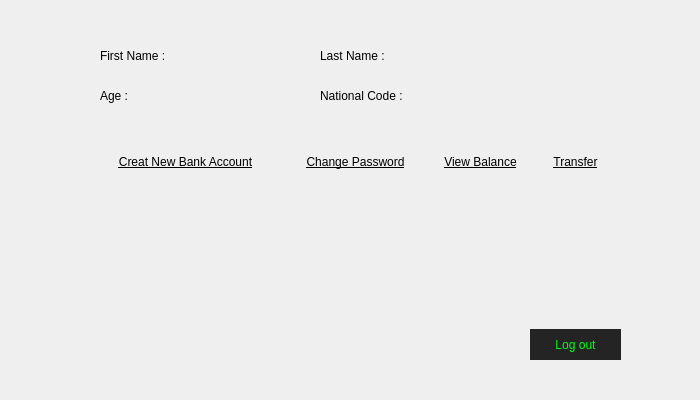
<?xml version="1.0" encoding="UTF-8"?>
<ui version="4.0">
 <class>MainPanel</class>
 <widget class="QWidget" name="MainPanel">
  <property name="geometry">
   <rect>
    <x>0</x>
    <y>0</y>
    <width>700</width>
    <height>400</height>
   </rect>
  </property>
  <property name="windowTitle">
   <string>Form</string>
  </property>
  <property name="styleSheet">
   <string notr="true">QPushButton {
    background-color: transparent;
    border: none;
}</string>
  </property>
  <widget class="QLabel" name="background">
   <property name="geometry">
    <rect>
     <x>0</x>
     <y>0</y>
     <width>700</width>
     <height>400</height>
    </rect>
   </property>
   <property name="styleSheet">
    <string notr="true"/>
   </property>
   <property name="text">
    <string/>
   </property>
   <property name="pixmap">
    <pixmap resource="Panel.qrc">:/images/panel.png</pixmap>
   </property>
  </widget>
  <widget class="QPushButton" name="createNewBankAccountPB">
   <property name="geometry">
    <rect>
     <x>90</x>
     <y>147</y>
     <width>191</width>
     <height>29</height>
    </rect>
   </property>
   <property name="styleSheet">
    <string notr="true">gridline-color: rgb(0, 0, 0);
text-decoration: underline;
color: rgb(0, 0, 0);
font: 10pt &quot;MRT_Sozar&quot;;
</string>
   </property>
   <property name="text">
    <string>Creat New Bank Account</string>
   </property>
  </widget>
  <widget class="QPushButton" name="changePasswordPB">
   <property name="geometry">
    <rect>
     <x>290</x>
     <y>147</y>
     <width>131</width>
     <height>29</height>
    </rect>
   </property>
   <property name="styleSheet">
    <string notr="true">gridline-color: rgb(0, 0, 0);
text-decoration: underline;
color: rgb(0, 0, 0);
font: 10pt &quot;MRT_Sozar&quot;;
</string>
   </property>
   <property name="text">
    <string>Change Password</string>
   </property>
  </widget>
  <widget class="QPushButton" name="viewBalancePB">
   <property name="geometry">
    <rect>
     <x>430</x>
     <y>147</y>
     <width>101</width>
     <height>29</height>
    </rect>
   </property>
   <property name="styleSheet">
    <string notr="true">gridline-color: rgb(0, 0, 0);
text-decoration: underline;
color: rgb(0, 0, 0);
font: 10pt &quot;MRT_Sozar&quot;;
</string>
   </property>
   <property name="text">
    <string>View Balance</string>
   </property>
  </widget>
  <widget class="QPushButton" name="transferPB">
   <property name="geometry">
    <rect>
     <x>540</x>
     <y>147</y>
     <width>71</width>
     <height>29</height>
    </rect>
   </property>
   <property name="styleSheet">
    <string notr="true">gridline-color: rgb(0, 0, 0);
text-decoration: underline;
color: rgb(0, 0, 0);
font: 10pt &quot;MRT_Sozar&quot;;
</string>
   </property>
   <property name="text">
    <string>Transfer</string>
   </property>
  </widget>
  <widget class="QLabel" name="ageL">
   <property name="geometry">
    <rect>
     <x>100</x>
     <y>80</y>
     <width>41</width>
     <height>31</height>
    </rect>
   </property>
   <property name="styleSheet">
    <string notr="true">color: black;
font: 10pt &quot;Tw Cen MT&quot;;
</string>
   </property>
   <property name="text">
    <string>Age :</string>
   </property>
  </widget>
  <widget class="QLabel" name="firstNameL">
   <property name="geometry">
    <rect>
     <x>100</x>
     <y>30</y>
     <width>101</width>
     <height>51</height>
    </rect>
   </property>
   <property name="styleSheet">
    <string notr="true">color: black;
font: 12pt &quot;Tw Cen MT&quot;;
</string>
   </property>
   <property name="text">
    <string>First Name :</string>
   </property>
  </widget>
  <widget class="QLabel" name="lastNameL">
   <property name="geometry">
    <rect>
     <x>320</x>
     <y>30</y>
     <width>101</width>
     <height>51</height>
    </rect>
   </property>
   <property name="styleSheet">
    <string notr="true">color: black;
font: 12pt &quot;Tw Cen MT&quot;;
</string>
   </property>
   <property name="text">
    <string>Last Name :</string>
   </property>
  </widget>
  <widget class="QLabel" name="nationalCodeL">
   <property name="geometry">
    <rect>
     <x>320</x>
     <y>80</y>
     <width>111</width>
     <height>31</height>
    </rect>
   </property>
   <property name="styleSheet">
    <string notr="true">color: black;
font: 10pt &quot;Tw Cen MT&quot;;
</string>
   </property>
   <property name="text">
    <string>National Code :</string>
   </property>
  </widget>
  <widget class="QLabel" name="firstNameST">
   <property name="geometry">
    <rect>
     <x>210</x>
     <y>46</y>
     <width>91</width>
     <height>20</height>
    </rect>
   </property>
   <property name="styleSheet">
    <string notr="true">color: rgb(67, 67, 67);</string>
   </property>
   <property name="text">
    <string/>
   </property>
  </widget>
  <widget class="QLabel" name="lastNameST">
   <property name="geometry">
    <rect>
     <x>450</x>
     <y>46</y>
     <width>161</width>
     <height>20</height>
    </rect>
   </property>
   <property name="styleSheet">
    <string notr="true">color: rgb(67, 67, 67);</string>
   </property>
   <property name="text">
    <string/>
   </property>
  </widget>
  <widget class="QLabel" name="ageST">
   <property name="geometry">
    <rect>
     <x>150</x>
     <y>86</y>
     <width>51</width>
     <height>20</height>
    </rect>
   </property>
   <property name="styleSheet">
    <string notr="true">color: rgb(67, 67, 67);</string>
   </property>
   <property name="text">
    <string/>
   </property>
  </widget>
  <widget class="QLabel" name="nationalCodeST">
   <property name="geometry">
    <rect>
     <x>450</x>
     <y>86</y>
     <width>161</width>
     <height>20</height>
    </rect>
   </property>
   <property name="styleSheet">
    <string notr="true">color: rgb(67, 67, 67);</string>
   </property>
   <property name="text">
    <string/>
   </property>
  </widget>
  <widget class="QPushButton" name="logoutPB">
   <property name="geometry">
    <rect>
     <x>530</x>
     <y>329</y>
     <width>91</width>
     <height>31</height>
    </rect>
   </property>
   <property name="styleSheet">
    <string notr="true">color: rgb(0, 255, 21);
selection-color: rgb(0, 0, 0);
background-color: rgb(36, 36, 36);
selection-background-color: rgb(0, 0, 0);
font: 9pt &quot;MRT_Sozar&quot;;</string>
   </property>
   <property name="text">
    <string>Log out</string>
   </property>
   <property name="autoDefault">
    <bool>false</bool>
   </property>
   <property name="default">
    <bool>true</bool>
   </property>
   <property name="flat">
    <bool>false</bool>
   </property>
  </widget>
 </widget>
 <resources>
  <include location="Panel.qrc"/>
 </resources>
 <connections/>
</ui>
